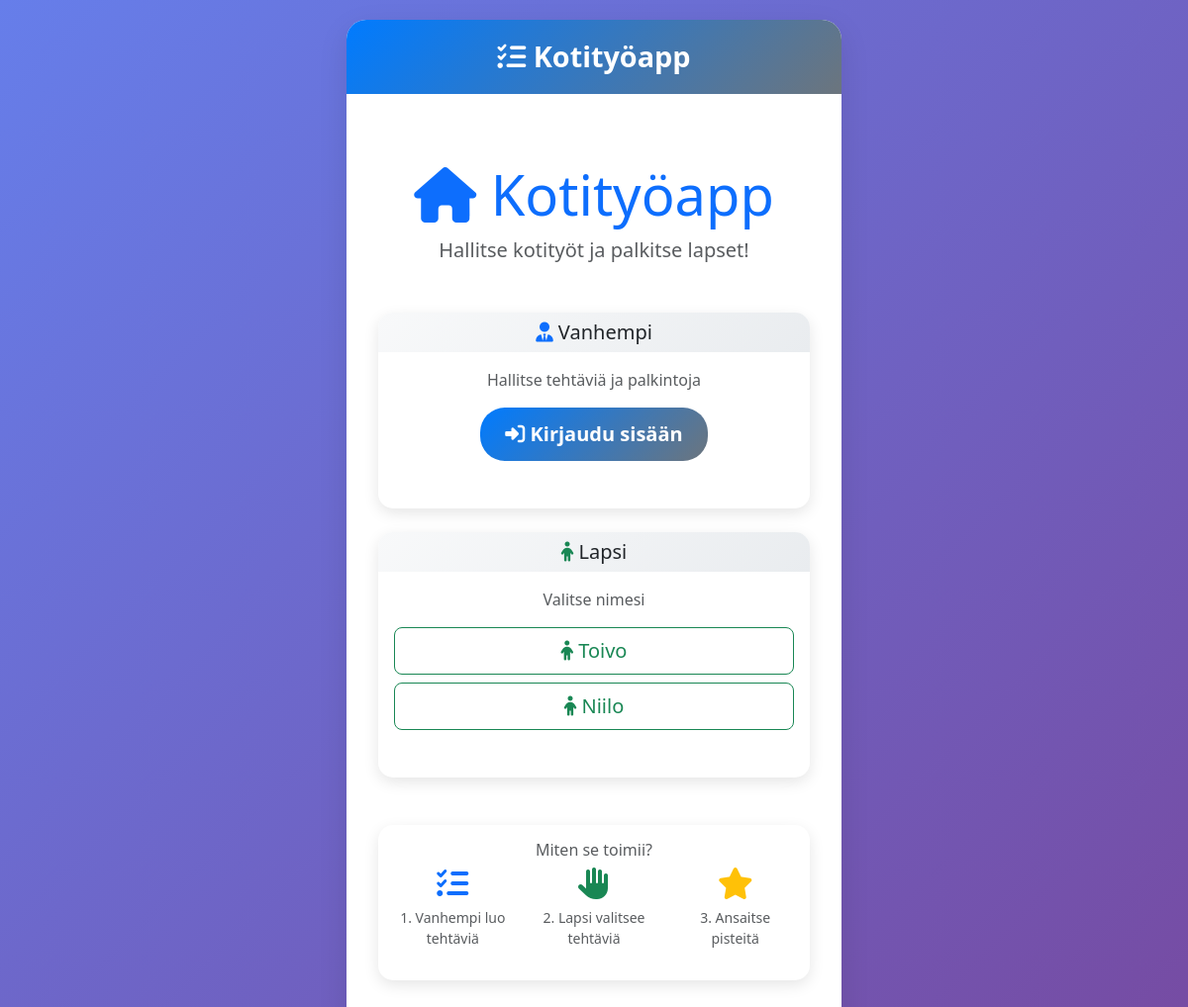
The page / on the database its author committed.
### app.py (models this page shows)
class User(db.Model):
    id = db.Column(db.Integer, primary_key=True)
    username = db.Column(db.String(80), unique=True, nullable=False)
    password_hash = db.Column(db.String(120), nullable=False)
    role = db.Column(db.String(20), nullable=False)  # 'parent' or 'child'
    points = db.Column(db.Integer, default=0)
    created_at = db.Column(db.DateTime, default=datetime.utcnow)

### app.py (the view)
@app.route('/')
def index():
    if 'user_id' in session:
        if session['role'] == 'parent':
            return redirect(url_for('parent_dashboard'))
        else:
            return redirect(url_for('child_dashboard'))
    user = db.session.get(User, session.get('user_id'))
    if user:
        if user.role == 'parent':
            return redirect(url_for('parent_dashboard'))
        else:
            return redirect(url_for('child_dashboard'))
    children = User.query.filter_by(role='child').all()
    return render_template('index.html', children=children)

### templates/index.html (shortened to what this page needs)
{% extends "base.html" %}
{% block content %}
<div class="container mt-5">
    <div class="row justify-content-center">
        <div class="col-12">
            <div class="text-center mb-5">
                <h1 class="display-4 text-primary">
                    <i class="fas fa-home"></i> Kotityöapp
                </h1>
                <p class="lead text-muted">Hallitse kotityöt ja palkitse lapset!</p>
            </div>
            <div class="row">
                <div class="col-12 mb-4">
                    <div class="card h-100">
                        <div class="card-header text-center">
                            <h5 class="mb-0">
                                <i class="fas fa-user-tie text-primary"></i> Vanhempi
                            </h5>
                        </div>
                        <div class="card-body text-center">
                            <p class="text-muted mb-3">Hallitse tehtäviä ja palkintoja</p>
                            <a href="{{ url_for('login') }}" class="btn btn-primary btn-lg">
                                <i class="fas fa-sign-in-alt"></i> Kirjaudu sisään
                            </a>
                        </div>
                    </div>
                </div>
                <div class="col-12 mb-4">
                    <div class="card h-100">
                        <div class="card-header text-center">
                            <h5 class="mb-0">
                                <i class="fas fa-child text-success"></i> Lapsi
                            </h5>
                        </div>
                        <div class="card-body">
                            {% if children %}
                                <p class="text-muted text-center mb-3">Valitse nimesi</p>
                                <form method="POST" action="{{ url_for('child_login') }}">
                                    <div class="d-grid gap-2">
                                        {% for child in children %}
                                        <button type="submit" name="child_id" value="{{ child.id }}"
                                                class="btn btn-outline-success btn-lg">
                                            <i class="fas fa-child"></i> {{ child.username }}
                                        </button>
                                        {% endfor %}
                                    </div>
                                </form>
                            {% else %}
                                <div class="text-center">
                                    <i class="fas fa-child fa-3x text-muted mb-3"></i>
                                    <p class="text-muted">Ei lapsia lisätty</p>
                                    <small class="text-muted">Vanhempi voi lisätä lapsia hallintapaneelista</small>
                                </div>
                            {% endif %}
                        </div>
                    </div>
                </div>
            </div>
            <div class="card mt-4">
                <div class="card-body text-center">
                    <h6 class="text-muted mb-2">Miten se toimii?</h6>
                    <div class="row">
                        <div class="col-4">
                            <i class="fas fa-tasks fa-2x text-primary mb-2"></i>
                            <p class="small text-muted">1. Vanhempi luo tehtäviä</p>
                        </div>
                        <div class="col-4">
                            <i class="fas fa-hand-paper fa-2x text-success mb-2"></i>
                            <p class="small text-muted">2. Lapsi valitsee tehtäviä</p>
                        </div>
                        <div class="col-4">
                            <i class="fas fa-star fa-2x text-warning mb-2"></i>
                            <p class="small text-muted">3. Ansaitse pisteitä</p>
                        </div>
                    </div>
                </div>
            </div>
        </div>
    </div>
</div>
{% endblock %}

### static/css/style.css (style rules this page uses)
.card.h-100 { margin-bottom: 2rem !important; }

### templates/base.html (style rules this page uses)
:root { --primary-color: #007bff; --secondary-color: #6c757d; --success-color: #28a745; --warning-color: #ffc107; --danger-color: #dc3545; --info-color: #17a2b8; --accent-color: #FF9800; --light-bg: #f8f9fa; --dark-bg: #343a40; }
body { font-family: 'Segoe UI', Tahoma, Geneva, Verdana, sans-serif; background: linear-gradient(135deg, #667eea 0%, #764ba2 100%); min-height: 100vh; }
.btn-primary { background: linear-gradient(135deg, var(--primary-color), var(--secondary-color)); border: none; border-radius: 25px; padding: 12px 25px; font-weight: 600; transition: all 0.3s ease; }
.card { border: none; border-radius: 15px; box-shadow: 0 5px 15px rgba(0,0,0,0.1); margin-bottom: 15px; transition: transform 0.3s ease; }
.card-header { background: linear-gradient(135deg, #f8f9fa, #e9ecef); border-bottom: none; border-radius: 15px 15px 0 0 !important; font-weight: 600; }
@media (min-width: 769px) { .card { margin-bottom: 30px !important; } }
@media (min-width: 769px) { .card-body { position: relative !important; z-index: 1000 !important; } }
.card-body { position: relative !important; }
.card { margin-bottom: 30px !important; position: relative !important; }

### rows shown on the page
User: {{ child.id }} 1 (drawn), username "Toivo"
User: {{ child.id }} 2 (drawn), username "Niilo"
